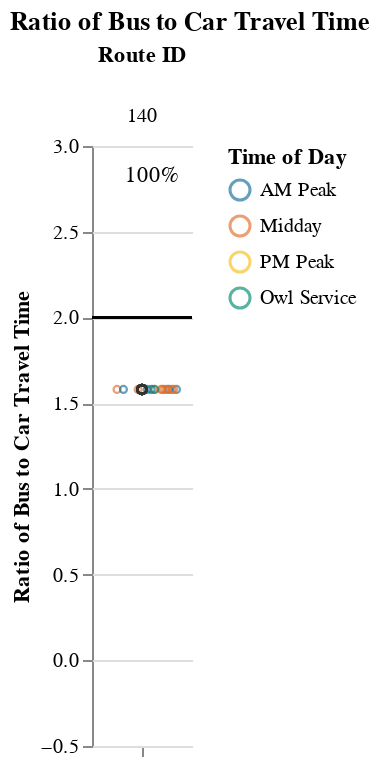
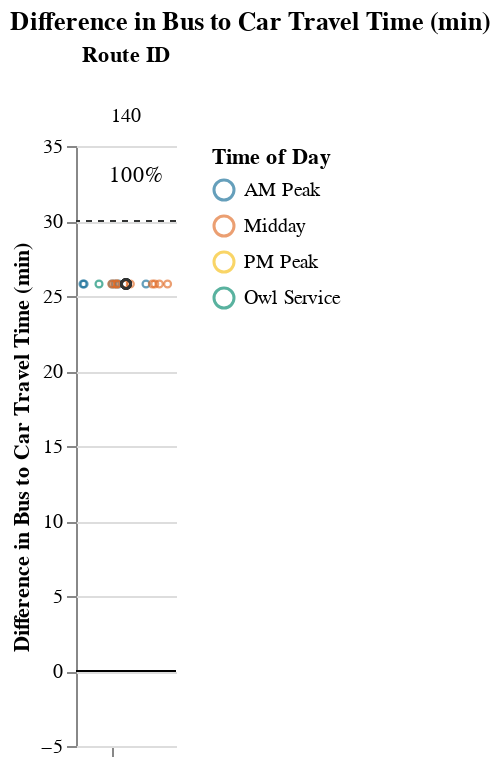

These figures' notebook cell, in order:
### Markdown cell above
### Medium Routes (1-1.5 hrs)

### Code cell
route_group = "medium"
try:
    display_charts_for_route_group(df, route_group)
except:
    print("No routes meet this criteria.")

### Figure 1 — Vega-Lite specification as saved in the notebook (floating-point values rounded to 4 significant figures)
{"config": {"view": {"continuousWidth": 400, "continuousHeight": 300, "stroke": null}, "facet": {"spacing": 0}}, "data": {"name": "data-f356d61b827c87800cc49794cbaf6fe6"}, "facet": {"column": {"field": "route_id", "sort": ["140"], "title": "Route ID", "type": "nominal"}}, "spec": {"layer": [{"mark": "rule", "encoding": {"color": {"value": "black"}, "y": {"field": "cutoff", "type": "quantitative"}}, "selection": {"selector001": {"type": "interval", "bind": "scales", "encodings": ["x", "y"]}}}, {"mark": {"type": "point", "opacity": 0.65, "size": 12, "strokeWidth": 1.1}, "encoding": {"color": {"field": "time_of_day", "scale": {"range": ["#136C97", "#E16B26", "#F6BF16", "#00896B", "#7790A3", "#5B559C"]}, "sort": ["AM Peak", "Midday", "PM Peak", "Owl Service"], "title": "Time of Day", "type": "nominal"}, "tooltip": [{"field": "route_id", "type": "nominal"}, {"field": "route_name", "type": "nominal"}, {"field": "trip_id", "type": "nominal"}, {"field": "service_hours", "type": "quantitative"}, {"field": "car_duration_hours", "type": "quantitative"}, {"field": "bus_multiplier", "type": "quantitative"}, {"field": "bus_difference", "type": "quantitative"}, {"field": "num_trips", "type": "quantitative"}, {"field": "num_competitive", "type": "quantitative"}, {"field": "pct_trips_competitive", "type": "quantitative"}, {"field": "p25", "type": "quantitative"}, {"field": "p50", "type": "quantitative"}, {"field": "p75", "type": "quantitative"}], "x": {"axis": {"grid": false, "labels": false, "ticks": true, "values": [0]}, "field": "jitter", "scale": {}, "title": null, "type": "quantitative"}, "y": {"field": "bus_multiplier", "scale": {"domain": [-0.25, 3.0]}, "title": "Ratio of Bus to Car Travel Time", "type": "quantitative"}}, "transform": [{"calculate": "sqrt(-2*log(random()))*cos(2*PI*random())", "as": "jitter"}], "width": 50}, {"layer": [{"mark": {"type": "point", "opacity": 0.6, "size": 20, "strokeWidth": 1.3}, "encoding": {"color": {"value": "#323434"}, "y": {"field": "bus_multiplier", "type": "quantitative"}}, "transform": [{"filter": "(datum.p50_trip === 1)"}]}, {"mark": {"type": "text", "align": "center", "baseline": "middle"}, "encoding": {"color": {"value": "black"}, "text": {"field": "pct_trips_competitive", "format": ".0%", "type": "quantitative"}, "tooltip": [{"field": "route_id", "type": "nominal"}, {"field": "route_name", "type": "nominal"}, {"field": "trip_id", "type": "nominal"}, {"field": "service_hours", "type": "quantitative"}, {"field": "car_duration_hours", "type": "quantitative"}, {"field": "bus_multiplier", "type": "quantitative"}, {"field": "bus_difference", "type": "quantitative"}, {"field": "num_trips", "type": "quantitative"}, {"field": "num_competitive", "type": "quantitative"}, {"field": "pct_trips_competitive", "type": "quantitative"}, {"field": "p25", "type": "quantitative"}, {"field": "p50", "type": "quantitative"}, {"field": "p75", "type": "quantitative"}], "x": {"value": 30}, "y": {"value": 15}}, "transform": [{"calculate": "sqrt(-2*log(random()))*cos(2*PI*random())", "as": "jitter"}, {"filter": "(datum.fastest_trip === 1)"}]}]}]}, "resolve": {"scale": {"y": "shared"}}, "title": "Ratio of Bus to Car Travel Time", "$schema": "https://vega.github.io/schema/vega-lite/v4.17.0.json", "datasets": {"data-f356d61b827c87800cc49794cbaf6fe6": [{"calitp_itp_id": 329, "trip_key": -9023541331044704491, "trip_id": "t_41753_b_486_tn_0", "shape_id": "p_2590", "route_id": "140", "service_hours": 1.17, "trip_first_departure_ts": 31200, "trip_last_arrival_ts": 35400, "departure_hour": 8, "time_of_day": "AM Peak", "p25": 1.17, "p50": 1.17, "p75": 1.17, "p50_trip": 1, "fastest_trip": 0, "car_duration_hours": 0.74, "competitive_route": 1, "bus_multiplier": 1.58, "bus_difference": 25.8, "num_trips": 18, "num_competitive": 18, "pct_trips_competitive": 1.0, "bus_difference_spread": 0.0, "route_group": "medium", "max_trip_hrs": 1.17, "max_trip_route_group": 1.17, "below_cutoff": 18, "pct_below_cutoff": 1.0, "name": "Susanville Indian Rancheria", "caltrans_district": "02 - Redding", "drmt_organization_name": null, "route_name": "Regional - Red Bluff, Los Molinos, Gerber", "cutoff2": 30, "cutoff": 2}, {"calitp_itp_id": 329, "trip_key": -5475125746485700448, "trip_id": "t_701147_b_486_tn_0", "shape_id": "p_2592", "route_id": "140", "service_hours": 1.17, "trip_first_departure_ts": 25800, "trip_last_arrival_ts": 30000, "departure_hour": 7, "time_of_day": "AM Peak", "p25": 1.17, "p50": 1.17, "p75": 1.17, "p50_trip": 1, "fastest_trip": 0, "car_duration_hours": 0.74, "competitive_route": 1, "bus_multiplier": 1.58, "bus_difference": 25.8, "num_trips": 18, "num_competitive": 18, "pct_trips_competitive": 1.0, "bus_difference_spread": 0.0, "route_group": "medium", "max_trip_hrs": 1.17, "max_trip_route_group": 1.17, "below_cutoff": 18, "pct_below_cutoff": 1.0, "name": "Susanville Indian Rancheria", "caltrans_district": "02 - Redding", "drmt_organization_name": null, "route_name": "Regional - Red Bluff, Los Molinos, Gerber", "cutoff2": 30, "cutoff": 2}, {"calitp_itp_id": 329, "trip_key": -1244449242420870573, "trip_id": "t_701149_b_486_tn_0", "shape_id": "p_2592", "route_id": "140", "service_hours": 1.17, "trip_first_departure_ts": 34200, "trip_last_arrival_ts": 38400, "departure_hour": 9, "time_of_day": "AM Peak", "p25": 1.17, "p50": 1.17, "p75": 1.17, "p50_trip": 1, "fastest_trip": 0, "car_duration_hours": 0.74, "competitive_route": 1, "bus_multiplier": 1.58, "bus_difference": 25.8, "num_trips": 18, "num_competitive": 18, "pct_trips_competitive": 1.0, "bus_difference_spread": 0.0, "route_group": "medium", "max_trip_hrs": 1.17, "max_trip_route_group": 1.17, "below_cutoff": 18, "pct_below_cutoff": 1.0, "name": "Susanville Indian Rancheria", "caltrans_district": "02 - Redding", "drmt_organization_name": null, "route_name": "Regional - Red Bluff, Los Molinos, Gerber", "cutoff2": 30, "cutoff": 2}, {"calitp_itp_id": 329, "trip_key": 6748690927392392678, "trip_id": "t_701157_b_486_tn_0", "shape_id": "p_2590", "route_id": "140", "service_hours": 1.17, "trip_first_departure_ts": 48000, "trip_last_arrival_ts": 52200, "departure_hour": 13, "time_of_day": "Midday", "p25": 1.17, "p50": 1.17, "p75": 1.17, "p50_trip": 1, "fastest_trip": 0, "car_duration_hours": 0.74, "competitive_route": 1, "bus_multiplier": 1.58, "bus_difference": 25.8, "num_trips": 18, "num_competitive": 18, "pct_trips_competitive": 1.0, "bus_difference_spread": 0.0, "route_group": "medium", "max_trip_hrs": 1.17, "max_trip_route_group": 1.17, "below_cutoff": 18, "pct_below_cutoff": 1.0, "name": "Susanville Indian Rancheria", "caltrans_district": "02 - Redding", "drmt_organization_name": null, "route_name": "Regional - Red Bluff, Los Molinos, Gerber", "cutoff2": 30, "cutoff": 2}, {"calitp_itp_id": 329, "trip_key": -2779325176788422315, "trip_id": "t_701159_b_486_tn_0", "shape_id": "p_2590", "route_id": "140", "service_hours": 1.17, "trip_first_departure_ts": 58500, "trip_last_arrival_ts": 62700, "departure_hour": 16, "time_of_day": "Midday", "p25": 1.17, "p50": 1.17, "p75": 1.17, "p50_trip": 1, "fastest_trip": 0, "car_duration_hours": 0.74, "competitive_route": 1, "bus_multiplier": 1.58, "bus_difference": 25.8, "num_trips": 18, "num_competitive": 18, "pct_trips_competitive": 1.0, "bus_difference_spread": 0.0, "route_group": "medium", "max_trip_hrs": 1.17, "max_trip_route_group": 1.17, "below_cutoff": 18, "pct_below_cutoff": 1.0, "name": "Susanville Indian Rancheria", "caltrans_district": "02 - Redding", "drmt_organization_name": null, "route_name": "Regional - Red Bluff, Los Molinos, Gerber", "cutoff2": 30, "cutoff": 2}, {"calitp_itp_id": 329, "trip_key": -2798469289354357403, "trip_id": "t_43182_b_486_tn_0", "shape_id": "p_2590", "route_id": "140", "service_hours": 1.17, "trip_first_departure_ts": 27000, "trip_last_arrival_ts": 31200, "departure_hour": 7, "time_of_day": "AM Peak", "p25": 1.17, "p50": 1.17, "p75": 1.17, "p50_trip": 1, "fastest_trip": 0, "car_duration_hours": 0.74, "competitive_route": 1, "bus_multiplier": 1.58, "bus_difference": 25.8, "num_trips": 18, "num_competitive": 18, "pct_trips_competitive": 1.0, "bus_difference_spread": 0.0, "route_group": "medium", "max_trip_hrs": 1.17, "max_trip_route_group": 1.17, "below_cutoff": 18, "pct_below_cutoff": 1.0, "name": "Susanville Indian Rancheria", "caltrans_district": "02 - Redding", "drmt_organization_name": null, "route_name": "Regional - Red Bluff, Los Molinos, Gerber", "cutoff2": 30, "cutoff": 2}, {"calitp_itp_id": 329, "trip_key": -3012178463176888290, "trip_id": "t_701152_b_486_tn_0", "shape_id": "p_2592", "route_id": "140", "service_hours": 1.17, "trip_first_departure_ts": 46800, "trip_last_arrival_ts": 51000, "departure_hour": 13, "time_of_day": "Midday", "p25": 1.17, "p50": 1.17, "p75": 1.17, "p50_trip": 1, "fastest_trip": 0, "car_duration_hours": 0.74, "competitive_route": 1, "bus_multiplier": 1.58, "bus_difference": 25.8, "num_trips": 18, "num_competitive": 18, "pct_trips_competitive": 1.0, "bus_difference_spread": 0.0, "route_group": "medium", "max_trip_hrs": 1.17, "max_trip_route_group": 1.17, "below_cutoff": 18, "pct_below_cutoff": 1.0, "name": "Susanville Indian Rancheria", "caltrans_district": "02 - Redding", "drmt_organization_name": null, "route_name": "Regional - Red Bluff, Los Molinos, Gerber", "cutoff2": 30, "cutoff": 2}, {"calitp_itp_id": 329, "trip_key": 2426106789488399220, "trip_id": "t_701154_b_486_tn_0", "shape_id": "p_2592", "route_id": "140", "service_hours": 1.17, "trip_first_departure_ts": 58500, "trip_last_arrival_ts": 62700, "departure_hour": 16, "time_of_day": "Midday", "p25": 1.17, "p50": 1.17, "p75": 1.17, "p50_trip": 1, "fastest_trip": 0, "car_duration_hours": 0.74, "competitive_route": 1, "bus_multiplier": 1.58, "bus_difference": 25.8, "num_trips": 18, "num_competitive": 18, "pct_trips_competitive": 1.0, "bus_difference_spread": 0.0, "route_group": "medium", "max_trip_hrs": 1.17, "max_trip_route_group": 1.17, "below_cutoff": 18, "pct_below_cutoff": 1.0, "name": "Susanville Indian Rancheria", "caltrans_district": "02 - Redding", "drmt_organization_name": null, "route_name": "Regional - Red Bluff, Los Molinos, Gerber", "cutoff2": 30, "cutoff": 2}, {"calitp_itp_id": 329, "trip_key": -6757776111279200247, "trip_id": "t_65615_b_486_tn_0", "shape_id": "p_2590", "route_id": "140", "service_hours": 1.17, "trip_first_departure_ts": 35400, "trip_last_arrival_ts": 39600, "departure_hour": 9, "time_of_day": "AM Peak", "p25": 1.17, "p50": 1.17, "p75": 1.17, "p50_trip": 1, "fastest_trip": 0, "car_duration_hours": 0.74, "competitive_route": 1, "bus_multiplier": 1.58, "bus_difference": 25.8, "num_trips": 18, "num_competitive": 18, "pct_trips_competitive": 1.0, "bus_difference_spread": 0.0, "route_group": "medium", "max_trip_hrs": 1.17, "max_trip_route_group": 1.17, "below_cutoff": 18, "pct_below_cutoff": 1.0, "name": "Susanville Indian Rancheria", "caltrans_district": "02 - Redding", "drmt_organization_name": null, "route_name": "Regional - Red Bluff, Los Molinos, Gerber", "cutoff2": 30, "cutoff": 2}, {"calitp_itp_id": 329, "trip_key": -8156939348510227682, "trip_id": "t_701156_b_486_tn_0", "shape_id": "p_2590", "route_id": "140", "service_hours": 1.17, "trip_first_departure_ts": 43800, "trip_last_arrival_ts": 48000, "departure_hour": 12, "time_of_day": "Midday", "p25": 1.17, "p50": 1.17, "p75": 1.17, "p50_trip": 1, "fastest_trip": 0, "car_duration_hours": 0.74, "competitive_route": 1, "bus_multiplier": 1.58, "bus_difference": 25.8, "num_trips": 18, "num_competitive": 18, "pct_trips_competitive": 1.0, "bus_difference_spread": 0.0, "route_group": "medium", "max_trip_hrs": 1.17, "max_trip_route_group": 1.17, "below_cutoff": 18, "pct_below_cutoff": 1.0, "name": "Susanville Indian Rancheria", "caltrans_district": "02 - Redding", "drmt_organization_name": null, "route_name": "Regional - Red Bluff, Los Molinos, Gerber", "cutoff2": 30, "cutoff": 2}, {"calitp_itp_id": 329, "trip_key": -5684759302882934829, "trip_id": "t_701153_b_486_tn_0", "shape_id": "p_2592", "route_id": "140", "service_hours": 1.17, "trip_first_departure_ts": 54000, "trip_last_arrival_ts": 58200, "departure_hour": 15, "time_of_day": "Midday", "p25": 1.17, "p50": 1.17, "p75": 1.17, "p50_trip": 1, "fastest_trip": 0, "car_duration_hours": 0.74, "competitive_route": 1, "bus_multiplier": 1.58, "bus_difference": 25.8, "num_trips": 18, "num_competitive": 18, "pct_trips_competitive": 1.0, "bus_difference_spread": 0.0, "route_group": "medium", "max_trip_hrs": 1.17, "max_trip_route_group": 1.17, "below_cutoff": 18, "pct_below_cutoff": 1.0, "name": "Susanville Indian Rancheria", "caltrans_district": "02 - Redding", "drmt_organization_name": null, "route_name": "Regional - Red Bluff, Los Molinos, Gerber", "cutoff2": 30, "cutoff": 2}, {"calitp_itp_id": 329, "trip_key": 6514282057861841955, "trip_id": "t_311_b_486_tn_0", "shape_id": "p_2590", "route_id": "140", "service_hours": 1.17, "trip_first_departure_ts": 22800, "trip_last_arrival_ts": 27000, "departure_hour": 6, "time_of_day": "Owl Service", "p25": 1.17, "p50": 1.17, "p75": 1.17, "p50_trip": 1, "fastest_trip": 0, "car_duration_hours": 0.74, "competitive_route": 1, "bus_multiplier": 1.58, "bus_difference": 25.8, "num_trips": 18, "num_competitive": 18, "pct_trips_competitive": 1.0, "bus_difference_spread": 0.0, "route_group": "medium", "max_trip_hrs": 1.17, "max_trip_route_group": 1.17, "below_cutoff": 18, "pct_below_cutoff": 1.0, "name": "Susanville Indian Rancheria", "caltrans_district": "02 - Redding", "drmt_organization_name": null, "route_name": "Regional - Red Bluff, Los Molinos, Gerber", "cutoff2": 30, "cutoff": 2}, {"calitp_itp_id": 329, "trip_key": 6719398106673501739, "trip_id": "t_701155_b_486_tn_0", "shape_id": "p_2592", "route_id": "140", "service_hours": 1.17, "trip_first_departure_ts": 63000, "trip_last_arrival_ts": 67200, "departure_hour": 17, "time_of_day": "PM Peak", "p25": 1.17, "p50": 1.17, "p75": 1.17, "p50_trip": 1, "fastest_trip": 1, "car_duration_hours": 0.74, "competitive_route": 1, "bus_multiplier": 1.58, "bus_difference": 25.8, "num_trips": 18, "num_competitive": 18, "pct_trips_competitive": 1.0, "bus_difference_spread": 0.0, "route_group": "medium", "max_trip_hrs": 1.17, "max_trip_route_group": 1.17, "below_cutoff": 18, "pct_below_cutoff": 1.0, "name": "Susanville Indian Rancheria", "caltrans_district": "02 - Redding", "drmt_organization_name": null, "route_name": "Regional - Red Bluff, Los Molinos, Gerber", "cutoff2": 30, "cutoff": 2}, {"calitp_itp_id": 329, "trip_key": 5922811996062735093, "trip_id": "t_701148_b_486_tn_0", "shape_id": "p_2592", "route_id": "140", "service_hours": 1.17, "trip_first_departure_ts": 30000, "trip_last_arrival_ts": 34200, "departure_hour": 8, "time_of_day": "AM Peak", "p25": 1.17, "p50": 1.17, "p75": 1.17, "p50_trip": 1, "fastest_trip": 0, "car_duration_hours": 0.74, "competitive_route": 1, "bus_multiplier": 1.58, "bus_difference": 25.8, "num_trips": 18, "num_competitive": 18, "pct_trips_competitive": 1.0, "bus_difference_spread": 0.0, "route_group": "medium", "max_trip_hrs": 1.17, "max_trip_route_group": 1.17, "below_cutoff": 18, "pct_below_cutoff": 1.0, "name": "Susanville Indian Rancheria", "caltrans_district": "02 - Redding", "drmt_organization_name": null, "route_name": "Regional - Red Bluff, Los Molinos, Gerber", "cutoff2": 30, "cutoff": 2}, {"calitp_itp_id": 329, "trip_key": 556136217499988690, "trip_id": "t_701151_b_486_tn_0", "shape_id": "p_2592", "route_id": "140", "service_hours": 1.17, "trip_first_departure_ts": 42600, "trip_last_arrival_ts": 46800, "departure_hour": 11, "time_of_day": "Midday", "p25": 1.17, "p50": 1.17, "p75": 1.17, "p50_trip": 1, "fastest_trip": 0, "car_duration_hours": 0.74, "competitive_route": 1, "bus_multiplier": 1.58, "bus_difference": 25.8, "num_trips": 18, "num_competitive": 18, "pct_trips_competitive": 1.0, "bus_difference_spread": 0.0, "route_group": "medium", "max_trip_hrs": 1.17, "max_trip_route_group": 1.17, "below_cutoff": 18, "pct_below_cutoff": 1.0, "name": "Susanville Indian Rancheria", "caltrans_district": "02 - Redding", "drmt_organization_name": null, "route_name": "Regional - Red Bluff, Los Molinos, Gerber", "cutoff2": 30, "cutoff": 2}, {"calitp_itp_id": 329, "trip_key": 9021601000075020373, "trip_id": "t_701158_b_486_tn_0", "shape_id": "p_2590", "route_id": "140", "service_hours": 1.17, "trip_first_departure_ts": 54000, "trip_last_arrival_ts": 58200, "departure_hour": 15, "time_of_day": "Midday", "p25": 1.17, "p50": 1.17, "p75": 1.17, "p50_trip": 1, "fastest_trip": 0, "car_duration_hours": 0.74, "competitive_route": 1, "bus_multiplier": 1.58, "bus_difference": 25.8, "num_trips": 18, "num_competitive": 18, "pct_trips_competitive": 1.0, "bus_difference_spread": 0.0, "route_group": "medium", "max_trip_hrs": 1.17, "max_trip_route_group": 1.17, "below_cutoff": 18, "pct_below_cutoff": 1.0, "name": "Susanville Indian Rancheria", "caltrans_district": "02 - Redding", "drmt_organization_name": null, "route_name": "Regional - Red Bluff, Los Molinos, Gerber", "cutoff2": 30, "cutoff": 2}, {"calitp_itp_id": 329, "trip_key": 7250065426467176317, "trip_id": "t_52898_b_486_tn_0", "shape_id": "p_2590", "route_id": "140", "service_hours": 1.17, "trip_first_departure_ts": 39600, "trip_last_arrival_ts": 43800, "departure_hour": 11, "time_of_day": "Midday", "p25": 1.17, "p50": 1.17, "p75": 1.17, "p50_trip": 1, "fastest_trip": 0, "car_duration_hours": 0.74, "competitive_route": 1, "bus_multiplier": 1.58, "bus_difference": 25.8, "num_trips": 18, "num_competitive": 18, "pct_trips_competitive": 1.0, "bus_difference_spread": 0.0, "route_group": "medium", "max_trip_hrs": 1.17, "max_trip_route_group": 1.17, "below_cutoff": 18, "pct_below_cutoff": 1.0, "name": "Susanville Indian Rancheria", "caltrans_district": "02 - Redding", "drmt_organization_name": null, "route_name": "Regional - Red Bluff, Los Molinos, Gerber", "cutoff2": 30, "cutoff": 2}, {"calitp_itp_id": 329, "trip_key": 6389470649396978753, "trip_id": "t_701150_b_486_tn_0", "shape_id": "p_2592", "route_id": "140", "service_hours": 1.17, "trip_first_departure_ts": 38400, "trip_last_arrival_ts": 42600, "departure_hour": 10, "time_of_day": "Midday", "p25": 1.17, "p50": 1.17, "p75": 1.17, "p50_trip": 1, "fastest_trip": 0, "car_duration_hours": 0.74, "competitive_route": 1, "bus_multiplier": 1.58, "bus_difference": 25.8, "num_trips": 18, "num_competitive": 18, "pct_trips_competitive": 1.0, "bus_difference_spread": 0.0, "route_group": "medium", "max_trip_hrs": 1.17, "max_trip_route_group": 1.17, "below_cutoff": 18, "pct_below_cutoff": 1.0, "name": "Susanville Indian Rancheria", "caltrans_district": "02 - Redding", "drmt_organization_name": null, "route_name": "Regional - Red Bluff, Los Molinos, Gerber", "cutoff2": 30, "cutoff": 2}]}}

### Figure 2 — Vega-Lite specification as saved in the notebook (floating-point values rounded to 4 significant figures)
{"config": {"view": {"continuousWidth": 400, "continuousHeight": 300, "stroke": null}, "facet": {"spacing": 0}}, "data": {"name": "data-ddfadd873df0abe01649013e90b9feae"}, "facet": {"column": {"field": "route_id", "sort": ["140"], "title": "Route ID", "type": "nominal"}}, "spec": {"layer": [{"mark": "rule", "encoding": {"color": {"value": "black"}, "y": {"field": "cutoff", "type": "quantitative"}}, "selection": {"selector002": {"type": "interval", "bind": "scales", "encodings": ["x", "y"]}}}, {"mark": {"type": "rule", "strokeDash": [3, 3]}, "encoding": {"color": {"value": "#323434"}, "y": {"field": "cutoff2", "type": "quantitative"}}}, {"mark": {"type": "point", "opacity": 0.65, "size": 12, "strokeWidth": 1.1}, "encoding": {"color": {"field": "time_of_day", "scale": {"range": ["#136C97", "#E16B26", "#F6BF16", "#00896B", "#7790A3", "#5B559C"]}, "sort": ["AM Peak", "Midday", "PM Peak", "Owl Service"], "title": "Time of Day", "type": "nominal"}, "tooltip": [{"field": "route_id", "type": "nominal"}, {"field": "route_name", "type": "nominal"}, {"field": "trip_id", "type": "nominal"}, {"field": "service_hours", "type": "quantitative"}, {"field": "car_duration_hours", "type": "quantitative"}, {"field": "bus_multiplier", "type": "quantitative"}, {"field": "bus_difference", "type": "quantitative"}, {"field": "num_trips", "type": "quantitative"}, {"field": "num_competitive", "type": "quantitative"}, {"field": "pct_trips_competitive", "type": "quantitative"}, {"field": "p25", "type": "quantitative"}, {"field": "p50", "type": "quantitative"}, {"field": "p75", "type": "quantitative"}], "x": {"axis": {"grid": false, "labels": false, "ticks": true, "values": [0]}, "field": "jitter", "scale": {}, "title": null, "type": "quantitative"}, "y": {"field": "bus_difference", "scale": {"domain": [-5, 35.0]}, "title": "Difference in Bus to Car Travel Time (min)", "type": "quantitative"}}, "transform": [{"calculate": "sqrt(-2*log(random()))*cos(2*PI*random())", "as": "jitter"}], "width": 50}, {"layer": [{"mark": {"type": "point", "opacity": 0.6, "size": 20, "strokeWidth": 1.3}, "encoding": {"color": {"value": "#323434"}, "y": {"field": "bus_difference", "type": "quantitative"}}, "transform": [{"filter": "(datum.p50_trip === 1)"}]}, {"mark": {"type": "text", "align": "center", "baseline": "middle"}, "encoding": {"color": {"value": "black"}, "text": {"field": "pct_trips_competitive", "format": ".0%", "type": "quantitative"}, "tooltip": [{"field": "route_id", "type": "nominal"}, {"field": "route_name", "type": "nominal"}, {"field": "trip_id", "type": "nominal"}, {"field": "service_hours", "type": "quantitative"}, {"field": "car_duration_hours", "type": "quantitative"}, {"field": "bus_multiplier", "type": "quantitative"}, {"field": "bus_difference", "type": "quantitative"}, {"field": "num_trips", "type": "quantitative"}, {"field": "num_competitive", "type": "quantitative"}, {"field": "pct_trips_competitive", "type": "quantitative"}, {"field": "p25", "type": "quantitative"}, {"field": "p50", "type": "quantitative"}, {"field": "p75", "type": "quantitative"}], "x": {"value": 30}, "y": {"value": 15}}, "transform": [{"calculate": "sqrt(-2*log(random()))*cos(2*PI*random())", "as": "jitter"}, {"filter": "(datum.fastest_trip === 1)"}]}]}]}, "resolve": {"scale": {"y": "shared"}}, "title": "Difference in Bus to Car Travel Time (min)", "$schema": "https://vega.github.io/schema/vega-lite/v4.17.0.json", "datasets": {"data-ddfadd873df0abe01649013e90b9feae": [{"calitp_itp_id": 329, "trip_key": -9023541331044704491, "trip_id": "t_41753_b_486_tn_0", "shape_id": "p_2590", "route_id": "140", "service_hours": 1.17, "trip_first_departure_ts": 31200, "trip_last_arrival_ts": 35400, "departure_hour": 8, "time_of_day": "AM Peak", "p25": 1.17, "p50": 1.17, "p75": 1.17, "p50_trip": 1, "fastest_trip": 0, "car_duration_hours": 0.74, "competitive_route": 1, "bus_multiplier": 1.58, "bus_difference": 25.8, "num_trips": 18, "num_competitive": 18, "pct_trips_competitive": 1.0, "bus_difference_spread": 0.0, "route_group": "medium", "max_trip_hrs": 1.17, "max_trip_route_group": 1.17, "below_cutoff": 18, "pct_below_cutoff": 1.0, "name": "Susanville Indian Rancheria", "caltrans_district": "02 - Redding", "drmt_organization_name": null, "route_name": "Regional - Red Bluff, Los Molinos, Gerber", "cutoff2": 30, "cutoff": 0}, {"calitp_itp_id": 329, "trip_key": -5475125746485700448, "trip_id": "t_701147_b_486_tn_0", "shape_id": "p_2592", "route_id": "140", "service_hours": 1.17, "trip_first_departure_ts": 25800, "trip_last_arrival_ts": 30000, "departure_hour": 7, "time_of_day": "AM Peak", "p25": 1.17, "p50": 1.17, "p75": 1.17, "p50_trip": 1, "fastest_trip": 0, "car_duration_hours": 0.74, "competitive_route": 1, "bus_multiplier": 1.58, "bus_difference": 25.8, "num_trips": 18, "num_competitive": 18, "pct_trips_competitive": 1.0, "bus_difference_spread": 0.0, "route_group": "medium", "max_trip_hrs": 1.17, "max_trip_route_group": 1.17, "below_cutoff": 18, "pct_below_cutoff": 1.0, "name": "Susanville Indian Rancheria", "caltrans_district": "02 - Redding", "drmt_organization_name": null, "route_name": "Regional - Red Bluff, Los Molinos, Gerber", "cutoff2": 30, "cutoff": 0}, {"calitp_itp_id": 329, "trip_key": -1244449242420870573, "trip_id": "t_701149_b_486_tn_0", "shape_id": "p_2592", "route_id": "140", "service_hours": 1.17, "trip_first_departure_ts": 34200, "trip_last_arrival_ts": 38400, "departure_hour": 9, "time_of_day": "AM Peak", "p25": 1.17, "p50": 1.17, "p75": 1.17, "p50_trip": 1, "fastest_trip": 0, "car_duration_hours": 0.74, "competitive_route": 1, "bus_multiplier": 1.58, "bus_difference": 25.8, "num_trips": 18, "num_competitive": 18, "pct_trips_competitive": 1.0, "bus_difference_spread": 0.0, "route_group": "medium", "max_trip_hrs": 1.17, "max_trip_route_group": 1.17, "below_cutoff": 18, "pct_below_cutoff": 1.0, "name": "Susanville Indian Rancheria", "caltrans_district": "02 - Redding", "drmt_organization_name": null, "route_name": "Regional - Red Bluff, Los Molinos, Gerber", "cutoff2": 30, "cutoff": 0}, {"calitp_itp_id": 329, "trip_key": 6748690927392392678, "trip_id": "t_701157_b_486_tn_0", "shape_id": "p_2590", "route_id": "140", "service_hours": 1.17, "trip_first_departure_ts": 48000, "trip_last_arrival_ts": 52200, "departure_hour": 13, "time_of_day": "Midday", "p25": 1.17, "p50": 1.17, "p75": 1.17, "p50_trip": 1, "fastest_trip": 0, "car_duration_hours": 0.74, "competitive_route": 1, "bus_multiplier": 1.58, "bus_difference": 25.8, "num_trips": 18, "num_competitive": 18, "pct_trips_competitive": 1.0, "bus_difference_spread": 0.0, "route_group": "medium", "max_trip_hrs": 1.17, "max_trip_route_group": 1.17, "below_cutoff": 18, "pct_below_cutoff": 1.0, "name": "Susanville Indian Rancheria", "caltrans_district": "02 - Redding", "drmt_organization_name": null, "route_name": "Regional - Red Bluff, Los Molinos, Gerber", "cutoff2": 30, "cutoff": 0}, {"calitp_itp_id": 329, "trip_key": -2779325176788422315, "trip_id": "t_701159_b_486_tn_0", "shape_id": "p_2590", "route_id": "140", "service_hours": 1.17, "trip_first_departure_ts": 58500, "trip_last_arrival_ts": 62700, "departure_hour": 16, "time_of_day": "Midday", "p25": 1.17, "p50": 1.17, "p75": 1.17, "p50_trip": 1, "fastest_trip": 0, "car_duration_hours": 0.74, "competitive_route": 1, "bus_multiplier": 1.58, "bus_difference": 25.8, "num_trips": 18, "num_competitive": 18, "pct_trips_competitive": 1.0, "bus_difference_spread": 0.0, "route_group": "medium", "max_trip_hrs": 1.17, "max_trip_route_group": 1.17, "below_cutoff": 18, "pct_below_cutoff": 1.0, "name": "Susanville Indian Rancheria", "caltrans_district": "02 - Redding", "drmt_organization_name": null, "route_name": "Regional - Red Bluff, Los Molinos, Gerber", "cutoff2": 30, "cutoff": 0}, {"calitp_itp_id": 329, "trip_key": -2798469289354357403, "trip_id": "t_43182_b_486_tn_0", "shape_id": "p_2590", "route_id": "140", "service_hours": 1.17, "trip_first_departure_ts": 27000, "trip_last_arrival_ts": 31200, "departure_hour": 7, "time_of_day": "AM Peak", "p25": 1.17, "p50": 1.17, "p75": 1.17, "p50_trip": 1, "fastest_trip": 0, "car_duration_hours": 0.74, "competitive_route": 1, "bus_multiplier": 1.58, "bus_difference": 25.8, "num_trips": 18, "num_competitive": 18, "pct_trips_competitive": 1.0, "bus_difference_spread": 0.0, "route_group": "medium", "max_trip_hrs": 1.17, "max_trip_route_group": 1.17, "below_cutoff": 18, "pct_below_cutoff": 1.0, "name": "Susanville Indian Rancheria", "caltrans_district": "02 - Redding", "drmt_organization_name": null, "route_name": "Regional - Red Bluff, Los Molinos, Gerber", "cutoff2": 30, "cutoff": 0}, {"calitp_itp_id": 329, "trip_key": -3012178463176888290, "trip_id": "t_701152_b_486_tn_0", "shape_id": "p_2592", "route_id": "140", "service_hours": 1.17, "trip_first_departure_ts": 46800, "trip_last_arrival_ts": 51000, "departure_hour": 13, "time_of_day": "Midday", "p25": 1.17, "p50": 1.17, "p75": 1.17, "p50_trip": 1, "fastest_trip": 0, "car_duration_hours": 0.74, "competitive_route": 1, "bus_multiplier": 1.58, "bus_difference": 25.8, "num_trips": 18, "num_competitive": 18, "pct_trips_competitive": 1.0, "bus_difference_spread": 0.0, "route_group": "medium", "max_trip_hrs": 1.17, "max_trip_route_group": 1.17, "below_cutoff": 18, "pct_below_cutoff": 1.0, "name": "Susanville Indian Rancheria", "caltrans_district": "02 - Redding", "drmt_organization_name": null, "route_name": "Regional - Red Bluff, Los Molinos, Gerber", "cutoff2": 30, "cutoff": 0}, {"calitp_itp_id": 329, "trip_key": 2426106789488399220, "trip_id": "t_701154_b_486_tn_0", "shape_id": "p_2592", "route_id": "140", "service_hours": 1.17, "trip_first_departure_ts": 58500, "trip_last_arrival_ts": 62700, "departure_hour": 16, "time_of_day": "Midday", "p25": 1.17, "p50": 1.17, "p75": 1.17, "p50_trip": 1, "fastest_trip": 0, "car_duration_hours": 0.74, "competitive_route": 1, "bus_multiplier": 1.58, "bus_difference": 25.8, "num_trips": 18, "num_competitive": 18, "pct_trips_competitive": 1.0, "bus_difference_spread": 0.0, "route_group": "medium", "max_trip_hrs": 1.17, "max_trip_route_group": 1.17, "below_cutoff": 18, "pct_below_cutoff": 1.0, "name": "Susanville Indian Rancheria", "caltrans_district": "02 - Redding", "drmt_organization_name": null, "route_name": "Regional - Red Bluff, Los Molinos, Gerber", "cutoff2": 30, "cutoff": 0}, {"calitp_itp_id": 329, "trip_key": -6757776111279200247, "trip_id": "t_65615_b_486_tn_0", "shape_id": "p_2590", "route_id": "140", "service_hours": 1.17, "trip_first_departure_ts": 35400, "trip_last_arrival_ts": 39600, "departure_hour": 9, "time_of_day": "AM Peak", "p25": 1.17, "p50": 1.17, "p75": 1.17, "p50_trip": 1, "fastest_trip": 0, "car_duration_hours": 0.74, "competitive_route": 1, "bus_multiplier": 1.58, "bus_difference": 25.8, "num_trips": 18, "num_competitive": 18, "pct_trips_competitive": 1.0, "bus_difference_spread": 0.0, "route_group": "medium", "max_trip_hrs": 1.17, "max_trip_route_group": 1.17, "below_cutoff": 18, "pct_below_cutoff": 1.0, "name": "Susanville Indian Rancheria", "caltrans_district": "02 - Redding", "drmt_organization_name": null, "route_name": "Regional - Red Bluff, Los Molinos, Gerber", "cutoff2": 30, "cutoff": 0}, {"calitp_itp_id": 329, "trip_key": -8156939348510227682, "trip_id": "t_701156_b_486_tn_0", "shape_id": "p_2590", "route_id": "140", "service_hours": 1.17, "trip_first_departure_ts": 43800, "trip_last_arrival_ts": 48000, "departure_hour": 12, "time_of_day": "Midday", "p25": 1.17, "p50": 1.17, "p75": 1.17, "p50_trip": 1, "fastest_trip": 0, "car_duration_hours": 0.74, "competitive_route": 1, "bus_multiplier": 1.58, "bus_difference": 25.8, "num_trips": 18, "num_competitive": 18, "pct_trips_competitive": 1.0, "bus_difference_spread": 0.0, "route_group": "medium", "max_trip_hrs": 1.17, "max_trip_route_group": 1.17, "below_cutoff": 18, "pct_below_cutoff": 1.0, "name": "Susanville Indian Rancheria", "caltrans_district": "02 - Redding", "drmt_organization_name": null, "route_name": "Regional - Red Bluff, Los Molinos, Gerber", "cutoff2": 30, "cutoff": 0}, {"calitp_itp_id": 329, "trip_key": -5684759302882934829, "trip_id": "t_701153_b_486_tn_0", "shape_id": "p_2592", "route_id": "140", "service_hours": 1.17, "trip_first_departure_ts": 54000, "trip_last_arrival_ts": 58200, "departure_hour": 15, "time_of_day": "Midday", "p25": 1.17, "p50": 1.17, "p75": 1.17, "p50_trip": 1, "fastest_trip": 0, "car_duration_hours": 0.74, "competitive_route": 1, "bus_multiplier": 1.58, "bus_difference": 25.8, "num_trips": 18, "num_competitive": 18, "pct_trips_competitive": 1.0, "bus_difference_spread": 0.0, "route_group": "medium", "max_trip_hrs": 1.17, "max_trip_route_group": 1.17, "below_cutoff": 18, "pct_below_cutoff": 1.0, "name": "Susanville Indian Rancheria", "caltrans_district": "02 - Redding", "drmt_organization_name": null, "route_name": "Regional - Red Bluff, Los Molinos, Gerber", "cutoff2": 30, "cutoff": 0}, {"calitp_itp_id": 329, "trip_key": 6514282057861841955, "trip_id": "t_311_b_486_tn_0", "shape_id": "p_2590", "route_id": "140", "service_hours": 1.17, "trip_first_departure_ts": 22800, "trip_last_arrival_ts": 27000, "departure_hour": 6, "time_of_day": "Owl Service", "p25": 1.17, "p50": 1.17, "p75": 1.17, "p50_trip": 1, "fastest_trip": 0, "car_duration_hours": 0.74, "competitive_route": 1, "bus_multiplier": 1.58, "bus_difference": 25.8, "num_trips": 18, "num_competitive": 18, "pct_trips_competitive": 1.0, "bus_difference_spread": 0.0, "route_group": "medium", "max_trip_hrs": 1.17, "max_trip_route_group": 1.17, "below_cutoff": 18, "pct_below_cutoff": 1.0, "name": "Susanville Indian Rancheria", "caltrans_district": "02 - Redding", "drmt_organization_name": null, "route_name": "Regional - Red Bluff, Los Molinos, Gerber", "cutoff2": 30, "cutoff": 0}, {"calitp_itp_id": 329, "trip_key": 6719398106673501739, "trip_id": "t_701155_b_486_tn_0", "shape_id": "p_2592", "route_id": "140", "service_hours": 1.17, "trip_first_departure_ts": 63000, "trip_last_arrival_ts": 67200, "departure_hour": 17, "time_of_day": "PM Peak", "p25": 1.17, "p50": 1.17, "p75": 1.17, "p50_trip": 1, "fastest_trip": 1, "car_duration_hours": 0.74, "competitive_route": 1, "bus_multiplier": 1.58, "bus_difference": 25.8, "num_trips": 18, "num_competitive": 18, "pct_trips_competitive": 1.0, "bus_difference_spread": 0.0, "route_group": "medium", "max_trip_hrs": 1.17, "max_trip_route_group": 1.17, "below_cutoff": 18, "pct_below_cutoff": 1.0, "name": "Susanville Indian Rancheria", "caltrans_district": "02 - Redding", "drmt_organization_name": null, "route_name": "Regional - Red Bluff, Los Molinos, Gerber", "cutoff2": 30, "cutoff": 0}, {"calitp_itp_id": 329, "trip_key": 5922811996062735093, "trip_id": "t_701148_b_486_tn_0", "shape_id": "p_2592", "route_id": "140", "service_hours": 1.17, "trip_first_departure_ts": 30000, "trip_last_arrival_ts": 34200, "departure_hour": 8, "time_of_day": "AM Peak", "p25": 1.17, "p50": 1.17, "p75": 1.17, "p50_trip": 1, "fastest_trip": 0, "car_duration_hours": 0.74, "competitive_route": 1, "bus_multiplier": 1.58, "bus_difference": 25.8, "num_trips": 18, "num_competitive": 18, "pct_trips_competitive": 1.0, "bus_difference_spread": 0.0, "route_group": "medium", "max_trip_hrs": 1.17, "max_trip_route_group": 1.17, "below_cutoff": 18, "pct_below_cutoff": 1.0, "name": "Susanville Indian Rancheria", "caltrans_district": "02 - Redding", "drmt_organization_name": null, "route_name": "Regional - Red Bluff, Los Molinos, Gerber", "cutoff2": 30, "cutoff": 0}, {"calitp_itp_id": 329, "trip_key": 556136217499988690, "trip_id": "t_701151_b_486_tn_0", "shape_id": "p_2592", "route_id": "140", "service_hours": 1.17, "trip_first_departure_ts": 42600, "trip_last_arrival_ts": 46800, "departure_hour": 11, "time_of_day": "Midday", "p25": 1.17, "p50": 1.17, "p75": 1.17, "p50_trip": 1, "fastest_trip": 0, "car_duration_hours": 0.74, "competitive_route": 1, "bus_multiplier": 1.58, "bus_difference": 25.8, "num_trips": 18, "num_competitive": 18, "pct_trips_competitive": 1.0, "bus_difference_spread": 0.0, "route_group": "medium", "max_trip_hrs": 1.17, "max_trip_route_group": 1.17, "below_cutoff": 18, "pct_below_cutoff": 1.0, "name": "Susanville Indian Rancheria", "caltrans_district": "02 - Redding", "drmt_organization_name": null, "route_name": "Regional - Red Bluff, Los Molinos, Gerber", "cutoff2": 30, "cutoff": 0}, {"calitp_itp_id": 329, "trip_key": 9021601000075020373, "trip_id": "t_701158_b_486_tn_0", "shape_id": "p_2590", "route_id": "140", "service_hours": 1.17, "trip_first_departure_ts": 54000, "trip_last_arrival_ts": 58200, "departure_hour": 15, "time_of_day": "Midday", "p25": 1.17, "p50": 1.17, "p75": 1.17, "p50_trip": 1, "fastest_trip": 0, "car_duration_hours": 0.74, "competitive_route": 1, "bus_multiplier": 1.58, "bus_difference": 25.8, "num_trips": 18, "num_competitive": 18, "pct_trips_competitive": 1.0, "bus_difference_spread": 0.0, "route_group": "medium", "max_trip_hrs": 1.17, "max_trip_route_group": 1.17, "below_cutoff": 18, "pct_below_cutoff": 1.0, "name": "Susanville Indian Rancheria", "caltrans_district": "02 - Redding", "drmt_organization_name": null, "route_name": "Regional - Red Bluff, Los Molinos, Gerber", "cutoff2": 30, "cutoff": 0}, {"calitp_itp_id": 329, "trip_key": 7250065426467176317, "trip_id": "t_52898_b_486_tn_0", "shape_id": "p_2590", "route_id": "140", "service_hours": 1.17, "trip_first_departure_ts": 39600, "trip_last_arrival_ts": 43800, "departure_hour": 11, "time_of_day": "Midday", "p25": 1.17, "p50": 1.17, "p75": 1.17, "p50_trip": 1, "fastest_trip": 0, "car_duration_hours": 0.74, "competitive_route": 1, "bus_multiplier": 1.58, "bus_difference": 25.8, "num_trips": 18, "num_competitive": 18, "pct_trips_competitive": 1.0, "bus_difference_spread": 0.0, "route_group": "medium", "max_trip_hrs": 1.17, "max_trip_route_group": 1.17, "below_cutoff": 18, "pct_below_cutoff": 1.0, "name": "Susanville Indian Rancheria", "caltrans_district": "02 - Redding", "drmt_organization_name": null, "route_name": "Regional - Red Bluff, Los Molinos, Gerber", "cutoff2": 30, "cutoff": 0}, {"calitp_itp_id": 329, "trip_key": 6389470649396978753, "trip_id": "t_701150_b_486_tn_0", "shape_id": "p_2592", "route_id": "140", "service_hours": 1.17, "trip_first_departure_ts": 38400, "trip_last_arrival_ts": 42600, "departure_hour": 10, "time_of_day": "Midday", "p25": 1.17, "p50": 1.17, "p75": 1.17, "p50_trip": 1, "fastest_trip": 0, "car_duration_hours": 0.74, "competitive_route": 1, "bus_multiplier": 1.58, "bus_difference": 25.8, "num_trips": 18, "num_competitive": 18, "pct_trips_competitive": 1.0, "bus_difference_spread": 0.0, "route_group": "medium", "max_trip_hrs": 1.17, "max_trip_route_group": 1.17, "below_cutoff": 18, "pct_below_cutoff": 1.0, "name": "Susanville Indian Rancheria", "caltrans_district": "02 - Redding", "drmt_organization_name": null, "route_name": "Regional - Red Bluff, Los Molinos, Gerber", "cutoff2": 30, "cutoff": 0}]}}
